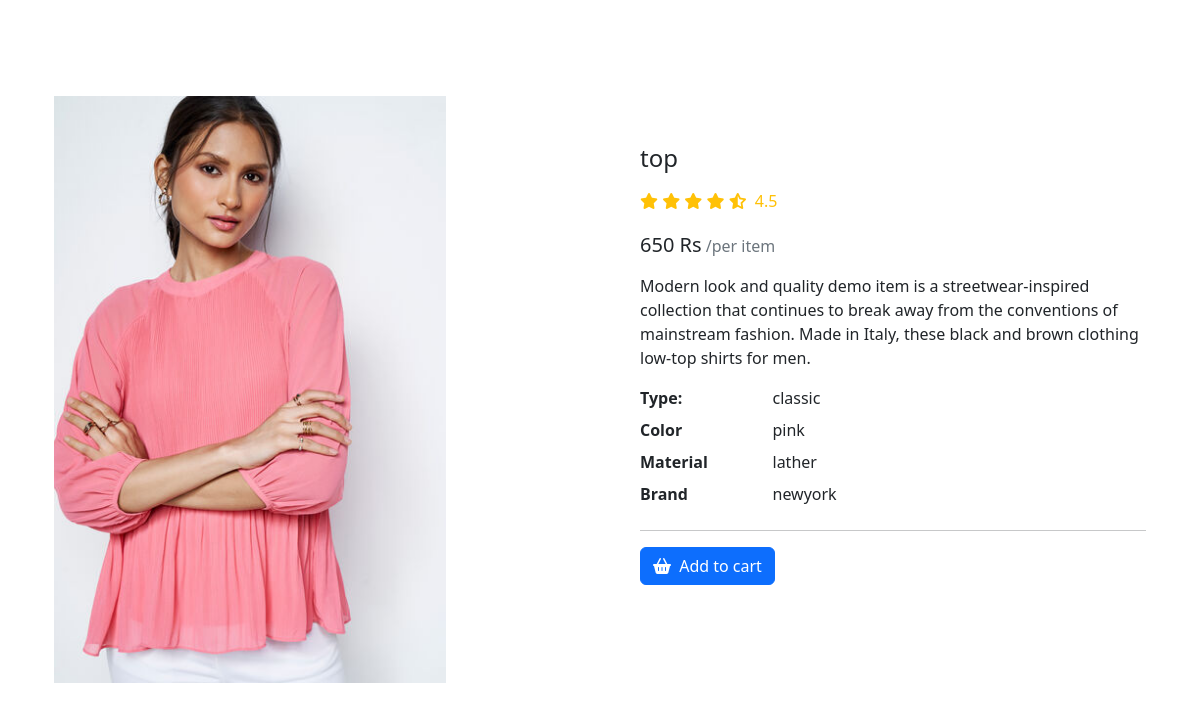
/details/8/, run on an earlier commit of the app's database.
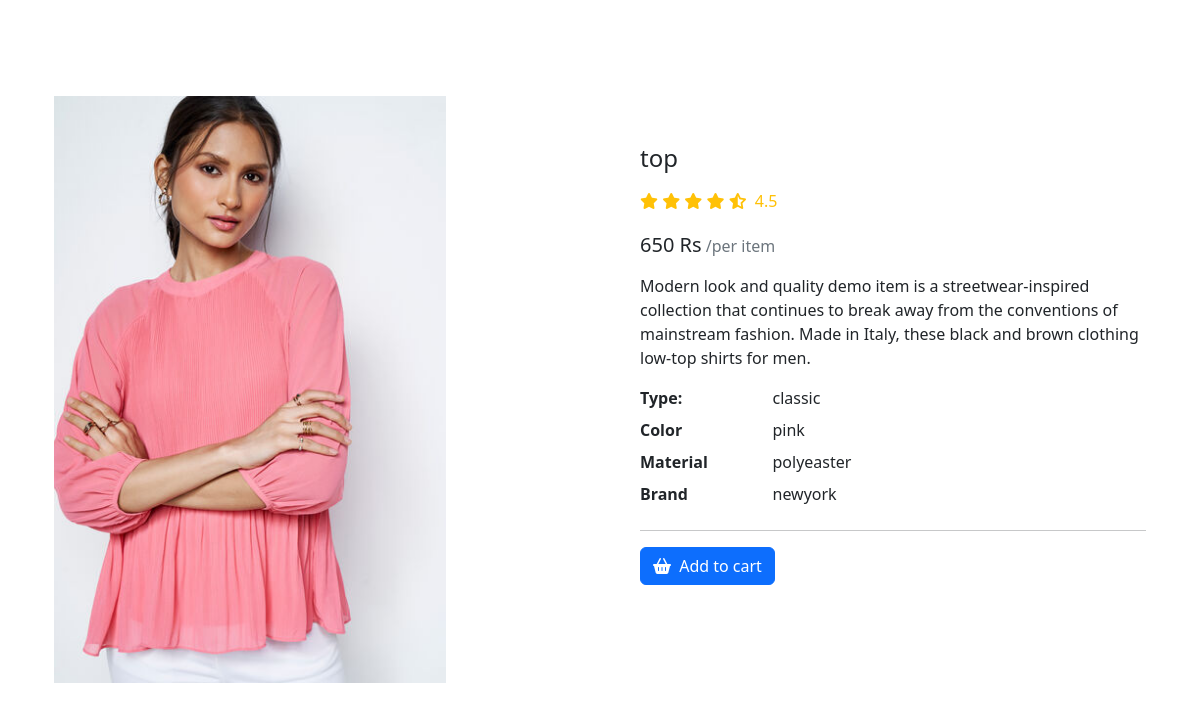
And on a later commit of the database.
### app1/models.py (models this page shows)
class Dress(models.Model):
    name=models.CharField(max_length=250)
    price=models.IntegerField()
    brand=models.CharField(max_length=250)
    img=models.ImageField(upload_to='gallery')
    material=models.CharField(max_length=250)
    type=models.CharField(max_length=250)
    colour=models.CharField(max_length=250)
    def __str__(self):
        return self.name

### app1/views.py (the view)
# urls.py: path('details/<int:id>/',views.details, name="details"),
def details(request,id):
    product=Dress.objects.get(pk=id)
    print(product)
    data={
        'data':product
    }
    return render(request,'details.html',data)

### templates/details.html (shortened to what this page needs)
{% load static %}
<!doctype html>
<html lang="en">
  <head>
    <link href="https://cdn.jsdelivr.net/npm/bootstrap@5.2.3/dist/css/bootstrap.min.css" rel="stylesheet">
    <link rel="stylesheet" href="https://cdnjs.cloudflare.com/ajax/libs/font-awesome/6.4.2/css/all.min.css">
    <link rel="stylesheet" href="{% static 'css/style.css' %}">
  </head>
  <body>
    <div class="container my-5">
        <section class="py-5">
            <div class="container">
              <div class="row gx-5">
                <aside class="col-lg-6">
                  <div class=" justify-content-center">
                      <img  class="w-75 " src="{{data.img.url}}" />
                  </div>
                </aside>
                <main class="col-lg-6 mt-5">
                  <div class="ps-lg-3">
                    <h4 class="title text-dark">
                     {{data.name}}
                    </h4>
                    <div class="d-flex flex-row my-3">
                      <div class="text-warning mb-1 me-2">
                        <i class="fa fa-star"></i>
                        <i class="fa fa-star"></i>
                        <i class="fa fa-star"></i>
                        <i class="fa fa-star"></i>
                        <i class="fas fa-star-half-alt"></i>
                        <span class="ms-1">
                          4.5
                        </span>
                      </div>
                    </div>
                    <div class="mb-3">
                      <span class="h5">{{data.price}} Rs</span>
                      <span class="text-muted">/per item</span>
                    </div>
                    <p>
                      Modern look and quality demo item is a streetwear-inspired collection that continues to break away from the conventions of mainstream fashion. Made in Italy, these black and brown clothing low-top shirts for
                      men.
                    </p>
                    <div class="row">
                      <dt class="col-3">Type:</dt>
                      <dd class="col-9">{{data.type}}</dd>
                      <dt class="col-3">Color</dt>
                      <dd class="col-9">{{data.colour}}</dd>
                      <dt class="col-3">Material</dt>
                      <dd class="col-9">{{data.material}}</dd>
                      <dt class="col-3">Brand</dt>
                      <dd class="col-9">{{data.brand}}</dd>
                    </div>
                    <hr />
                    <a href="{% url 'add_to_cart' data.id %}" class="btn btn-primary shadow-0"> <i class="me-1 fa fa-shopping-basket"></i> Add to cart </a>
                  </div>
                </main>
              </div>
            </div>
          </section>
    </div>
</body>
</html>

What changed in the data, as far as the page shows it:
changed Dress "top": material "lather" → "polyeaster"
